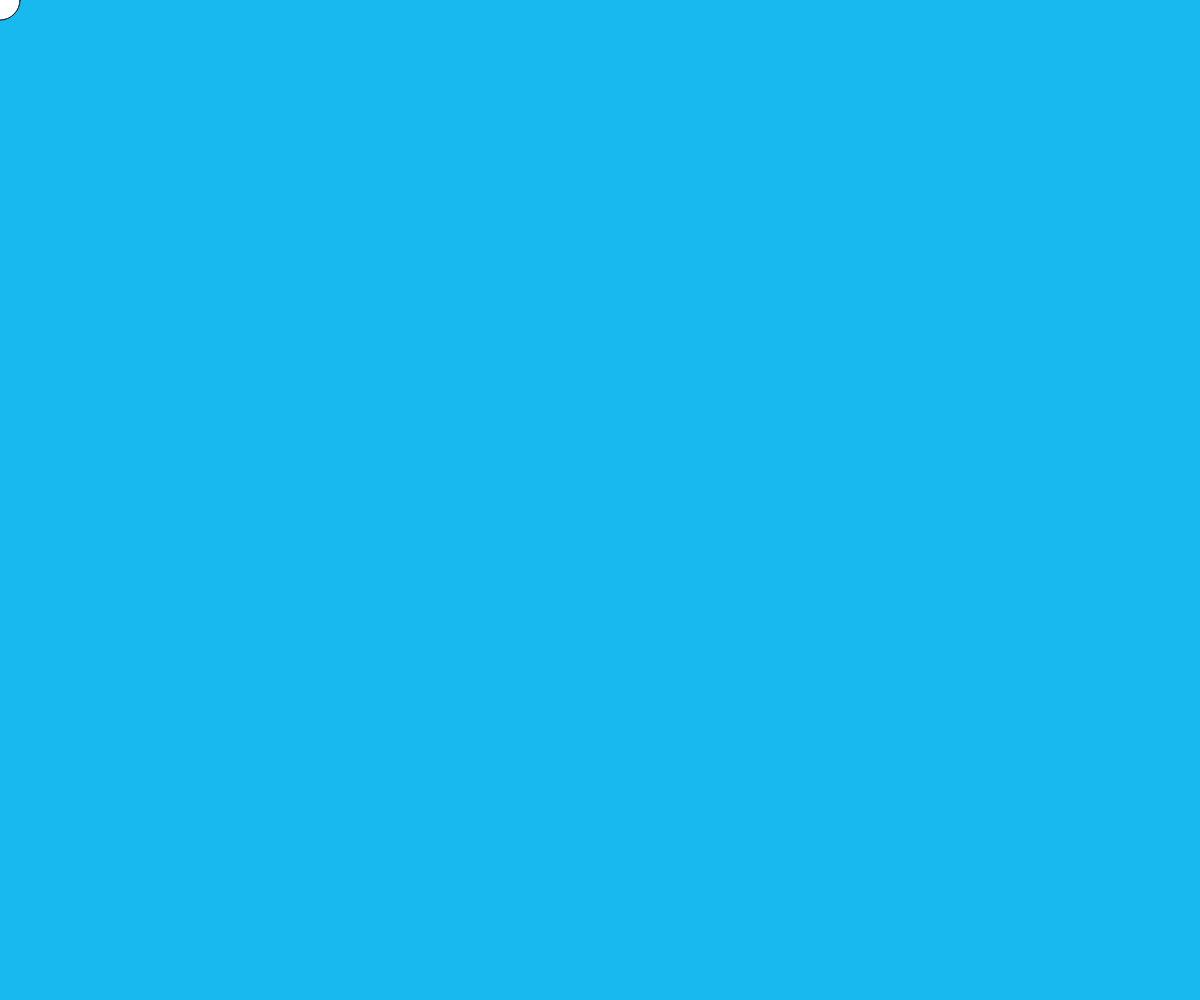
Frame 1 (no input)
Frame 60 (no input): identical to frame 1, image omitted
Frame 120 (the mouse pressed at the canvas centre since frame 60): blank canvas, image omitted

The p5.js sketch that drew this single still picture (run headless with seeded random() and noise() and a simulated clock; from frame 60 on, the mouse is pressed at the canvas centre):

// p5.js sketch
// ── sketch.js
var smoothX = 0;
var smoothY = 0;

function setup() {
  
  createCanvas(window.innerWidth, window.innerHeight);
  
}


function draw(){
  
  background(23, 185, 239); 
  
  smoothX = .99*smoothX + .01*mouseX;
  smoothY = .99*smoothY + .01*mouseY;

  ellipse(smoothX,smoothY,40,40);
  

}
